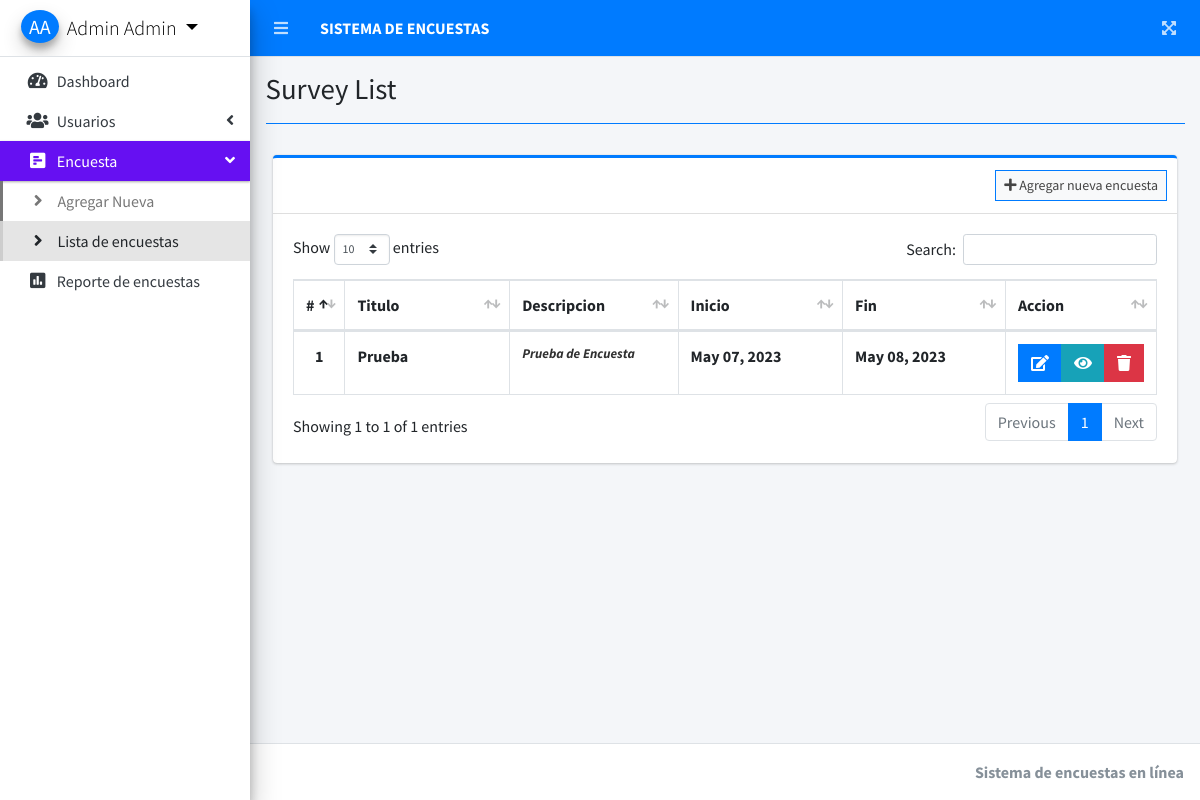
/index.php?page=survey_list (signed in), run on the app's committed database.
### tables this page shows
CREATE TABLE `survey_set` (
  `id` int(30) NOT NULL,
  `title` varchar(200) NOT NULL,
  `description` text NOT NULL,
  `user_id` int(30) NOT NULL,
  `start_date` date NOT NULL,
  `end_date` date NOT NULL,
  `date_created` datetime NOT NULL DEFAULT current_timestamp()
);

### survey_list.php (the view, shortened to what this page needs)
<?php include'db_connect.php' ?>
<div class="col-lg-12">
	<div class="card card-outline card-primary">
		<div class="card-header">
			<div class="card-tools">
				<a class="btn btn-block btn-sm btn-default btn-flat border-primary" href="./index.php?page=new_survey"><i class="fa fa-plus"></i> Agregar nueva encuesta</a>
			</div>
		</div>
		<div class="card-body">
			<table class="table tabe-hover table-bordered" id="list">
				<colgroup>
					<col width="5%">
					<col width="20%">
					<col width="20%">
					<col width="20%">
					<col width="20%">
					<col width="15%">
				</colgroup>
				<thead>
					<tr>
						<th class="text-center">#</th>
						<th>Titulo</th>
						<th>Descripcion</th>
						<th>Inicio</th>
						<th>Fin</th>
						<th>Accion</th>
					</tr>
				</thead>
				<tbody>
					<?php
					$i = 1;
					$qry = $conn->query("SELECT * FROM survey_set order by date(start_date) asc,date(end_date) asc ");
					while($row= $qry->fetch_assoc()):
					?>
					<tr>
						<th class="text-center"><?php echo $i++ ?></th>
						<td><b><?php echo ucwords($row['title']) ?></b></td>
						<td><b class="truncate"><?php echo $row['description'] ?></b></td>
						<td><b><?php echo date("M d, Y",strtotime($row['start_date'])) ?></b></td>
						<td><b><?php echo date("M d, Y",strtotime($row['end_date'])) ?></b></td>
						<td class="text-center">
		                    <div class="btn-group">
		                        <a href="./index.php?page=edit_survey&id=<?php echo $row['id'] ?>" class="btn btn-primary btn-flat">
		                          <i class="fas fa-edit"></i>
		                        </a>
		                        <a  href="./index.php?page=view_survey&id=<?php echo $row['id'] ?>" class="btn btn-info btn-flat">
		                          <i class="fas fa-eye"></i>
		                        </a>
		                        <button type="button" class="btn btn-danger btn-flat delete_survey" data-id="<?php echo $row['id'] ?>">
		                          <i class="fas fa-trash"></i>
		                        </button>
	                      </div>
						</td>
					</tr>
				<?php endwhile; ?>
				</tbody>
			</table>
		</div>
	</div>
</div>

### data on the page
survey_set: title "Prueba", description "Prueba de Encuesta", start_date "May 07, 2023", end_date "May 08, 2023"

### other printed values
$_SESSION['login_firstname'].' '.$_SESSION['login_lastname'] "Admin Admin"
$title "Survey List"
